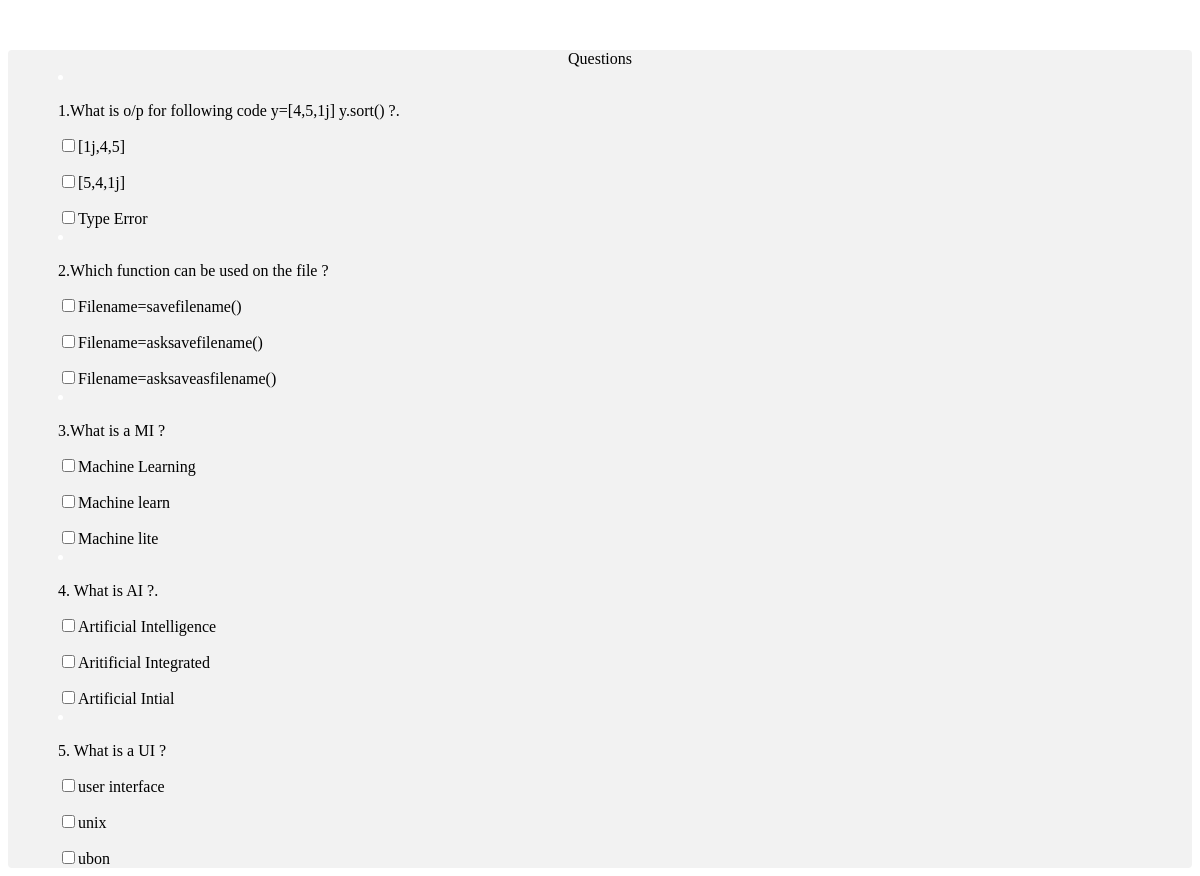
/blog/single/ques/, run on the app's committed database.
### blog/models.py (models this page shows, shortened)
class Sing(models.Model):
    QQ_1 = models.TextField(max_length=200, unique=True)
    op_1 = models.TextField(max_length=200, unique=True)
    op_2 = models.TextField(max_length=200, unique=True)
    op_3 = models.TextField(max_length=200, unique=True)

### blog/views.py (the view)
# urls.py: path('single/ques/',views.ques,name='ques'),
def ques(request):
    blog1 = Sing.objects.all()
    return render(request,'ques.html',{"blog" : blog1})

### templates/templates/ques.html (shortened to what this page needs)
{% load static %}
<!DOCTYPE html>
<html>
<h3<p style="color:#fff"></p>Question Management</h3>
<body>
<div>
<center><h3<p style="color:#000000"></p>Questions</h3></center>
{% for i in blog %}
    <li>
        <h4<p style="color:#000000"></p>{{i.QQ_1}}</h5><br>
        <h3<p style="color:#000000"></p><input type="checkbox" name="vehicle1" value="Bike">{{i.op_1}}</h3>
        <h3<p style="color:#000000"></p><input type="checkbox" name="vehicle1" value="Bike">{{i.op_2}}</h3><br>
        <h3<p style="color:#000000"></p><input type="checkbox" name="vehicle1" value="Bike">{{i.op_3}}</h3>
    </li>
    {% endfor %}
</div>
</body>
</html>

### data on the page
Sing: QQ_1 "1.What is o/p for following code y=[4,5,1j] y.sort() ?.", op_1 "[1j,4,5]", op_2 "[5,4,1j]", op_3 "Type Error"
Sing: QQ_1 "2.Which function can be used on the file ?", op_1 "Filename=savefilename()", op_2 "Filename=asksavefilename()", op_3 "Filename=asksaveasfilename()"
Sing: QQ_1 "3.What is a MI ?", op_1 "Machine Learning", op_2 "Machine learn", op_3 "Machine lite"
Sing: QQ_1 "4. What is AI ?.", op_1 "Artificial Intelligence", op_2 "Aritificial Integrated", op_3 "Artificial Intial"
Sing: QQ_1 "5. What is a UI ?", op_1 "user interface", op_2 "unix", op_3 "ubon"
